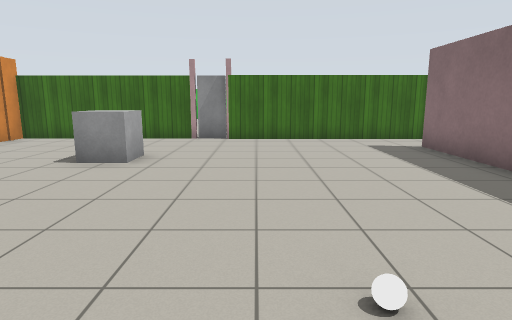
[1] (above)

17 first-person views from a walk through a world built for the Gazebo simulator. The camera is 1.2 m above the floor, tilts 10° down and sees 75° across. The floor is counted in squares, 1 m on a side. Each view is taken from the middle of a square. On the plan, view 1 faces up. The plan holds only what a view shows up to about 13 squares ahead; the rest is blank. The place goes on beyond the plan. The robots in the file are not drawn. Gazebo's built-in surfaces are drawn with simple patterns.

[2]
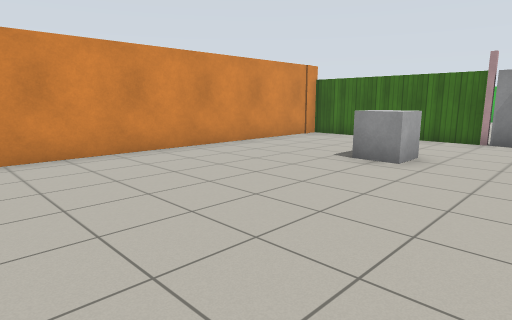

[3]
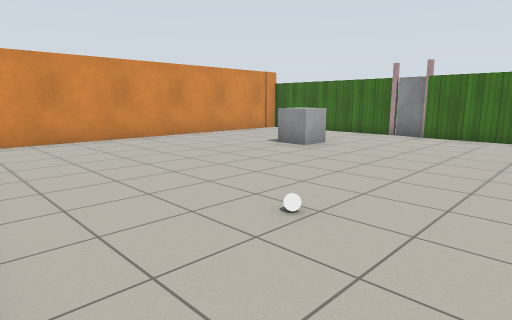

[4]
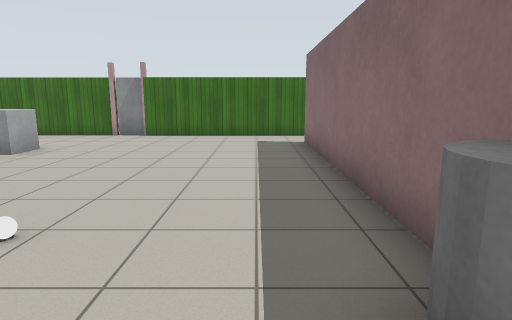

[5]
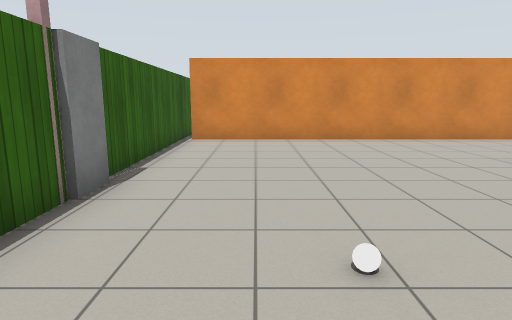

[6]
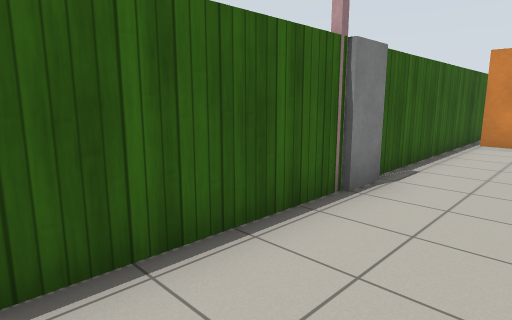

[7]
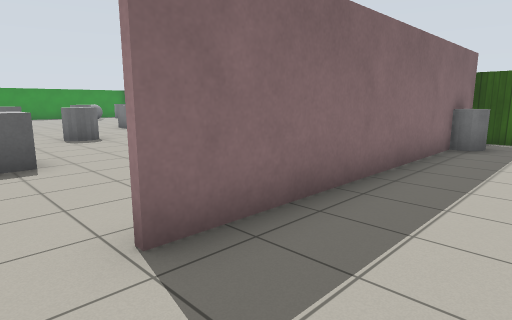

[8]
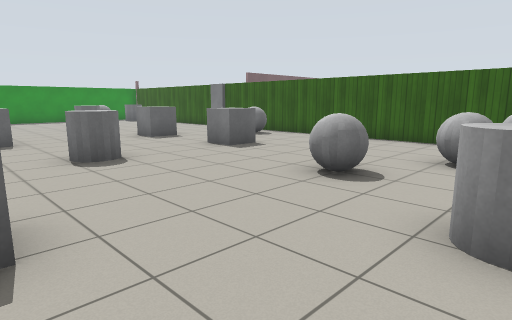

[9]
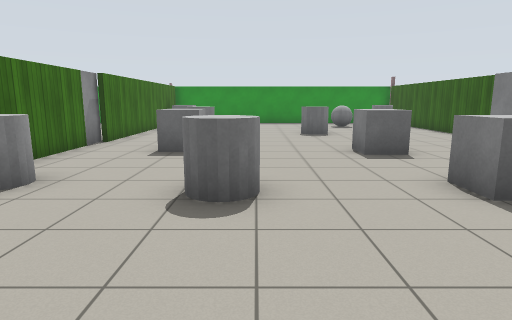

[10]
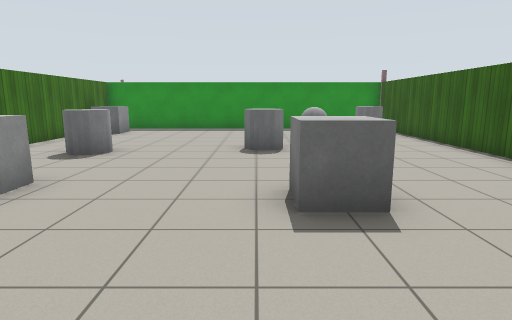

[11]
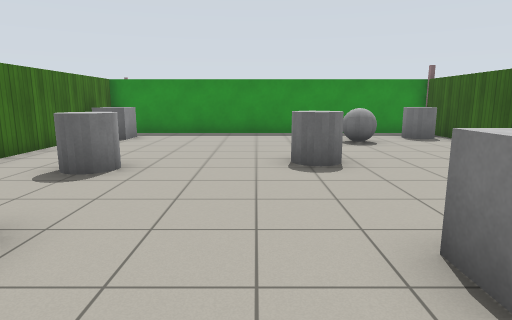

[12]
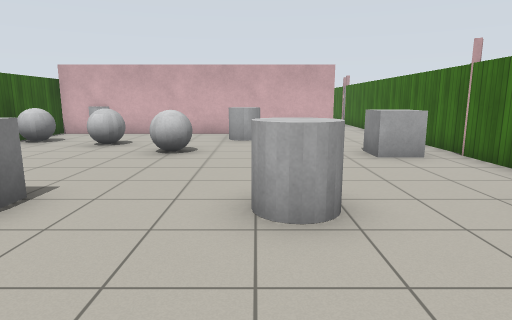

[13]
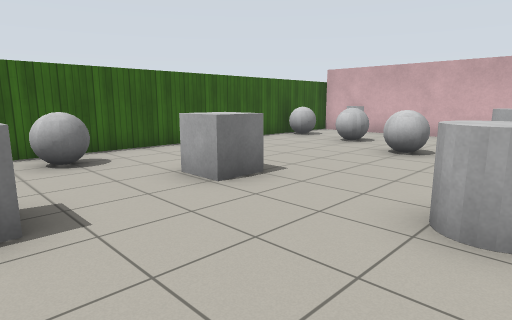

[14]
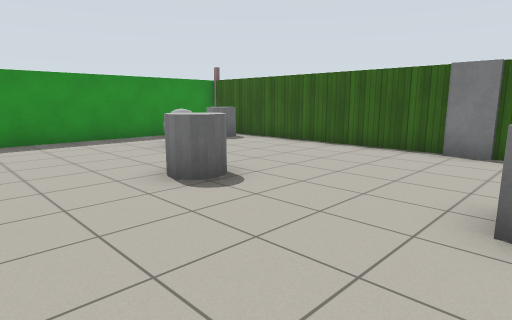

[15]
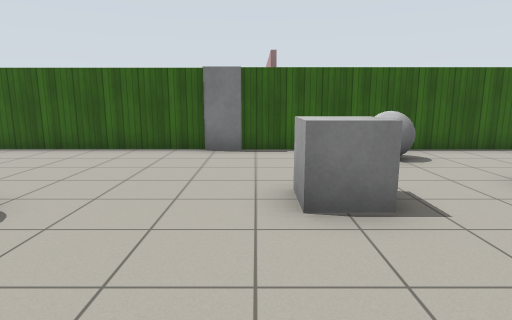

[16]
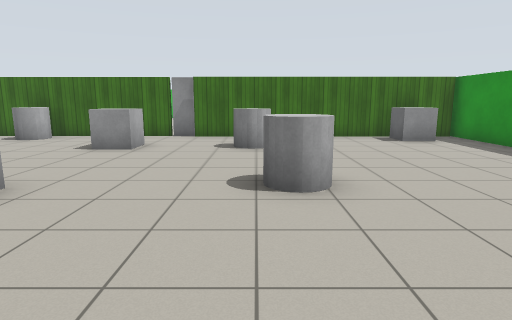

[17]
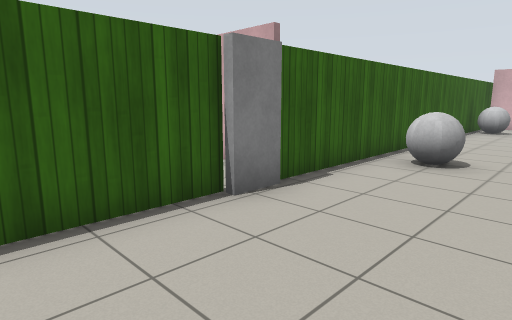

### Floor plan
Ten units are one square. View 1 is at (0, 0); x grows to the right and y downward. Boxes are objects, and circles mark ways between rooms. Rooms are numbered by the first view taken in them; rooms with no view inside come last. Other rooms are left out.
<svg viewBox="-97 -115 380 140">
<path fill="none" stroke="#000" d="M-2 13 45 13M-19 -107 -76 -107M44 -14 44 -89M44 12 44 4M-92 13 -21 13M-76 -110 -76 11M45 -107 -5 -107M192 13 278 13 278 -104 194 -104M181 -107 45 -107M46 4 46 12M46 -89 46 -15M45 13 182 13"/>
<rect x="-35" y="-75" width="10" height="10" fill="#bbb"><title>grey box</title></rect>
<rect x="-15" y="5" width="10" height="10" fill="#bbb"><title>door leaf</title></rect>
<rect x="5" y="-25" width="10" height="10" fill="#bbb"><title>white ball</title></rect>
<rect x="35" y="-15" width="10" height="20" fill="#bbb"><title>grey cylinder</title></rect>
<rect x="55" y="-65" width="20" height="20" fill="#bbb"><title>grey cylinder</title></rect>
<rect x="65" y="-5" width="10" height="20" fill="#bbb"><title>grey ball</title></rect>
<rect x="65" y="-25" width="20" height="10" fill="#bbb"><title>grey ball</title></rect>
<rect x="85" y="-45" width="10" height="10" fill="#bbb"><title>grey ball</title></rect>
<rect x="85" y="-95" width="20" height="10" fill="#bbb"><title>grey box</title></rect>
<rect x="125" y="-35" width="20" height="20" fill="#bbb"><title>grey box</title></rect>
<rect x="125" y="-75" width="20" height="20" fill="#bbb"><title>grey cylinder</title></rect>
<rect x="135" y="-105" width="10" height="10" fill="#bbb"><title>grey cylinder</title></rect>
<rect x="145" y="-5" width="10" height="10" fill="#bbb"><title>grey ball</title></rect>
<rect x="165" y="-35" width="10" height="10" fill="#bbb"><title>grey box</title></rect>
<rect x="165" y="-85" width="20" height="10" fill="#bbb"><title>grey box</title></rect>
<rect x="185" y="5" width="10" height="10" fill="#bbb"><title>door leaf</title></rect>
<rect x="205" y="-45" width="20" height="10" fill="#bbb"><title>grey cylinder</title></rect>
<rect x="205" y="-85" width="10" height="10" fill="#bbb"><title>grey cylinder</title></rect>
<rect x="245" y="-25" width="10" height="10" fill="#bbb"><title>grey ball</title></rect>
<rect x="255" y="-5" width="10" height="20" fill="#bbb"><title>grey cylinder</title></rect>
<rect x="255" y="-105" width="10" height="20" fill="#bbb"><title>grey box</title></rect>
<circle cx="40" cy="-100" r="3" fill="#2a7"/>
<text x="-20" y="-40">1</text>
<text x="160" y="-40">2</text>
</svg>
Room 1 opens to room 2.

Where each view was taken, in squares from view 1:
view 1: 0 up, 0 right, facing up
view 2: 0 up, 0 right, facing up-left
view 3: 1 down, 3 right, facing up-left
view 4: 1 down, 3 right, facing up
view 5: 1 up, 3 right, facing left
view 6: 1 up, 3 right, facing down-left
view 7: 10 up, 2 right, facing down-right
view 8: 9 up, 6 right, facing down-right
view 9: 6 up, 9 right, facing right
view 10: 4 up, 13 right, facing right
view 11: 5 up, 15 right, facing right
view 12: 6 up, 17 right, facing left
view 13: 7 up, 17 right, facing down-left
view 14: 7 up, 17 right, facing down-right
view 15: 7 up, 18 right, facing down
view 16: 1 down, 21 right, facing up
view 17: 2 up, 22 right, facing down-left
